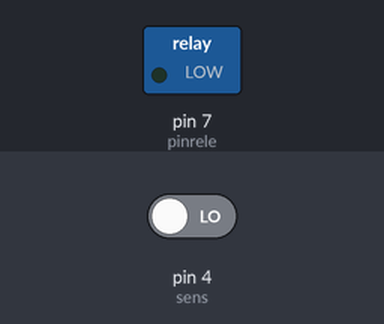
A sketch run on a simulated Arduino Uno, built with avr-gcc and run on an emulated ATmega328P. Parts: switched loads named in the sketch (green lamp = pin HIGH). The test bench sets the inputs (shaded band); at power-on: pin 4 (sens) LOW. What the sketch prints to the serial monitor is not drawn.

Above: at 1.2 s.
1.3 s: pin 4 (sens) driven HIGH
At 1.44 s:
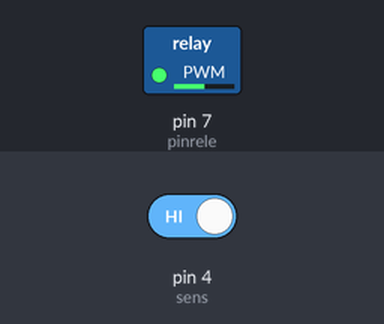
4.3 s: pin 4 (sens) driven LOW
At 5.7 s:
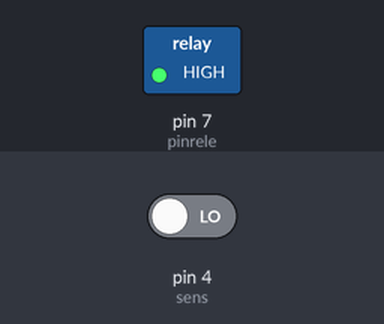
Timing chart, 0 to 7.3 s (numbered marks = the images above; inputs shaded):
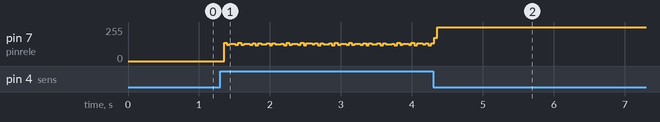

The sketch:

sens_presen_a.ino
```cpp
#define sens 4
#define pinrele 7

bool rele;

void setup() {
  pinMode(pinrele, OUTPUT);
  pinMode(sens, INPUT);
  rele = false;
  digitalWrite(pinrele,rele);
  Serial.begin(9600);
}

void loop() {
  if(digitalRead(sens) == HIGH){
    rele=!rele;
  }
  digitalWrite(pinrele,rele);
  Serial.println(sens);
}
```
